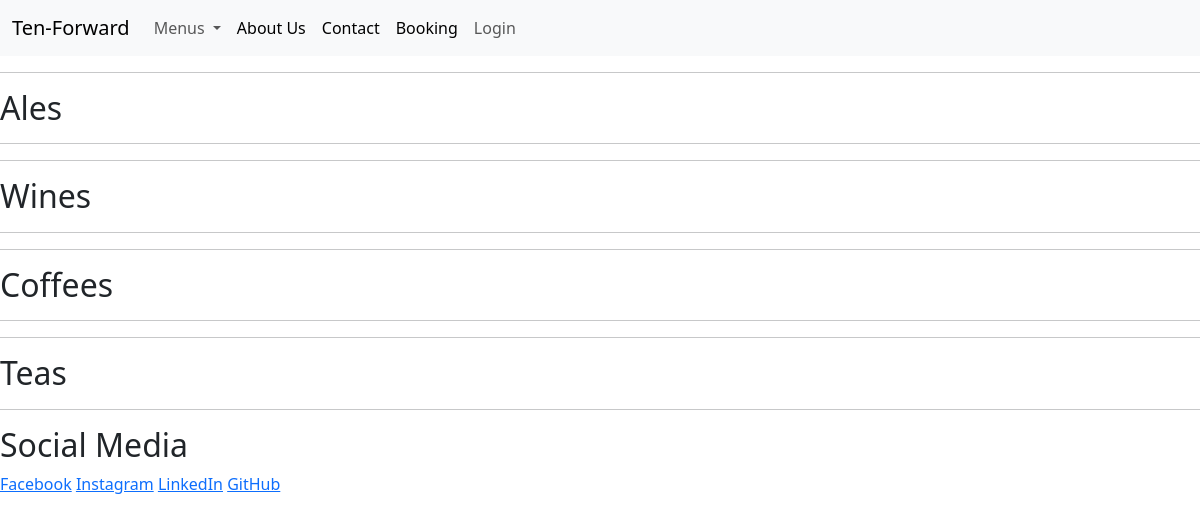
The app's page /drink_menu, older data.
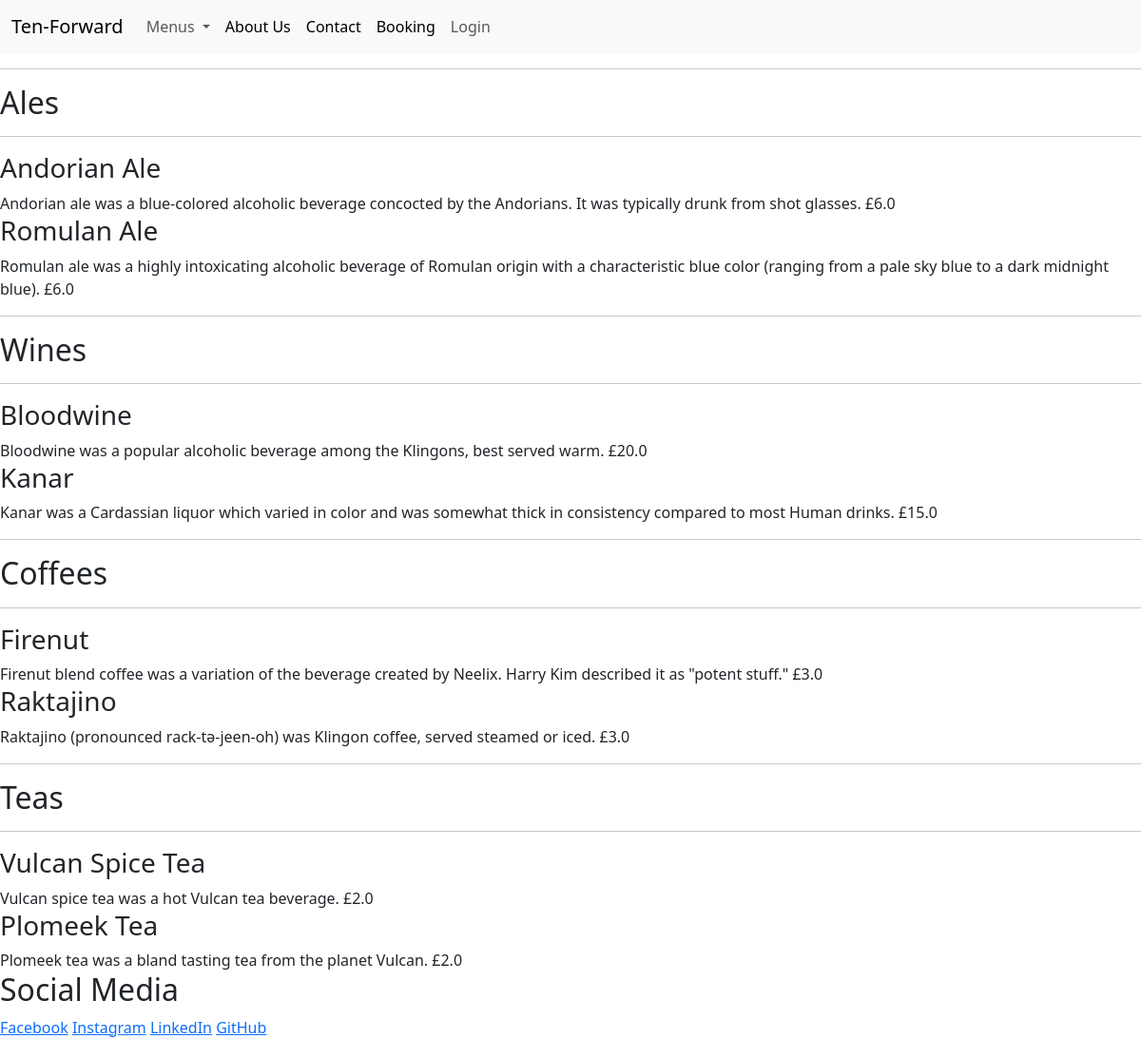
The same page, newer data.
### menus/models.py (models this page shows, shortened)
class Drink(models.Model):
    drink_id = models.AutoField(primary_key=True)
    drink_name = models.CharField(
        max_length=50,
        unique=True
        )
    description = models.CharField(
        max_length=300,
        unique=True
        )
    price = models.FloatField()
    type_of_drink = models.IntegerField(
        choices=TYPE_OF_DRINK,
        default=3
        )
    available = models.BooleanField(default=False)
    class Meta:
        ordering = ['-type_of_drink']

### menus/views.py (the view)
# urls.py: path('drink_menu', views.drink_menu, name='drink_menu'),
def drink_menu(request):
    drink_list = Drink.objects.all()
    return render(
        request, 'menus/drink_menu.html', {'drink_list': drink_list})

### menus/templates/menus/drink_menu.html
{% extends 'base.html' %}
{% load static %}
{% block content %}
<div>
    <hr>
    <h2>Ales</h2>
    <hr>
    {% for drink in drink_list %}
    {% if drink.type_of_drink == 0 and drink.available == 1 %}
    <h3>{{ drink.drink_name }}</h3>
    {{ drink.description | safe }} £{{ drink.price }}
    {% endif %}
    {% endfor %}
</div>
<div>
    <hr>
    <h2>Wines</h2>
    <hr>
    {% for drink in drink_list %}
    {% if drink.type_of_drink == 1 and drink.available == 1 %}
    <h3>{{ drink.drink_name }}</h3>
    {{ drink.description | safe }} £{{ drink.price }}
    {% endif %}
    {% endfor %}
</div>
<div>
    <hr>
    <h2>Coffees</h2>
    <hr>
    {% for drink in drink_list %}
    {% if drink.type_of_drink == 2 and drink.available == 1 %}
    <h3>{{ drink.drink_name }}</h3>
    {{ drink.description | safe }} £{{ drink.price }}
    {% endif %}
    {% endfor %}
</div>
<div>
    <hr>
    <h2>Teas</h2>
    <hr>
    {% for drink in drink_list %}
    {% if drink.type_of_drink == 3 and drink.available == 1 %}
    <h3>{{ drink.drink_name }}</h3>
    {{ drink.description | safe }} £{{ drink.price }}
    {% endif %}
    {% endfor %}
</div>
{%endblock%}

### templates/base.html (shortened to what this page needs)
{% load static %}
<!DOCTYPE html>
<html lang="en">
<head>
    <link href="https://cdn.jsdelivr.net/npm/bootstrap@5.3.2/dist/css/bootstrap.min.css" rel="stylesheet"
>
    <link rel="stylesheet" href="{% static 'css/style.css' %}">
</head>
<body>
    <nav class="navbar navbar-expand-lg bg-body-tertiary">
        <div class="container-fluid">
            <a class="navbar-brand" href="{% url 'home' %}">Ten-Forward</a>
            <div class="collapse navbar-collapse" id="navbarSupportedContent">
                <ul class="navbar-nav me-auto mb-2 mb-lg-0">
                    <li class="nav-item dropdown">
                        <a class="nav-link dropdown-toggle" href="#" role="button" data-bs-toggle="dropdown"
                            aria-expanded="false">
                            Menus
                        </a>
                    </li>
                    <li class="nav-item">
                        <a class="nav-link active" aria-current="page" href="#">About Us</a>
                    </li>
                    <li class="nav-item">
                        <a class="nav-link active" aria-current="page" href="#">Contact</a>
                    </li>
                    <li class="nav-item">
                        <a class="nav-link active" aria-current="page" href="#">Booking</a>
                    </li>
                    <li class="nav-item">
                        <a class="nav-link" href="{% url 'account_login' %}">Login</a>
                    </li>
                </ul>
            </div>
        </div>
    </nav>
    <main class="flex-shrink-0 main-bg">
        {% block content %}
        {% endblock content %}
    </main>
    <footer>
        <div>
            <section>
                <h2>Social Media</h2>
                <a href="https://www.facebook.com/" target="_blank" role="button"> Facebook</a>
                <a href="https://www.instagram.com/" target="_blank" role="button"> Instagram</a>
                <a href="https://www.linkedin.com/in/jamiemphelps/" target="_blank" role="button"> LinkedIn</a>
                <a href="https://github.com/Thephelpster" target="_blank" role="button"> GitHub</a>
            </section>
        </div>
    </footer>
</body>
</html>

Row changes from the older to the newer data that the page shows:
added Drink: drink_name "Andorian Ale", description "Andorian ale was a blue-colored alcoholic beverage concocted by the Andorians. It was typically drunk from shot glasses.", price "6.0", shown under "Ales"
added Drink: drink_name "Romulan Ale", description "Romulan ale was a highly intoxicating alcoholic beverage of Romulan origin with a characteristic blue color (ranging from a pale sky blue to a dark midnight blue).", price "6.0", shown under "Ales"
added Drink: drink_name "Bloodwine", description "Bloodwine was a popular alcoholic beverage among the Klingons, best served warm.", price "20.0", shown under "Wines"
added Drink: drink_name "Kanar", description "Kanar was a Cardassian liquor which varied in color and was somewhat thick in consistency compared to most Human drinks.", price "15.0", shown under "Wines"
added Drink: drink_name "Firenut", description "Firenut blend coffee was a variation of the beverage created by Neelix. Harry Kim described it as \"potent stuff.\"", price "3.0", shown under "Coffees"
added Drink: drink_name "Raktajino", description "Raktajino (pronounced rack-tə-jeen-oh) was Klingon coffee, served steamed or iced.", price "3.0", shown under "Coffees"
added Drink: drink_name "Vulcan Spice Tea", description "Vulcan spice tea was a hot Vulcan tea beverage.", price "2.0", shown under "Teas"
added Drink: drink_name "Plomeek Tea", description "Plomeek tea was a bland tasting tea from the planet Vulcan.", price "2.0", shown under "Teas"
